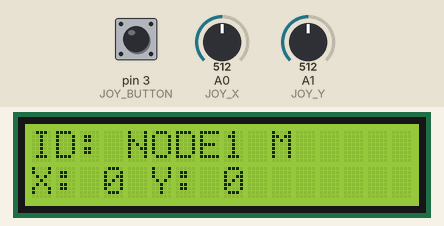
Simulated run of this sketch. Board: Arduino Uno, built with avr-gcc and run on an emulated ATmega328P. On the bench: 16×2 character LCD. The inputs (shaded band) are chosen by the test bench; at power-on: pin 3 (JOY_BUTTON) LOW, A0 (JOY_X) = 512, A1 (JOY_Y) = 512. No radio packets arrive unless stated; what the sketch prints to the serial monitor is not drawn.

Above: at 1.8 s.
1.9 s: pin 3 (JOY_BUTTON) pulled HIGH for 0.15 s
At 2.5 s:
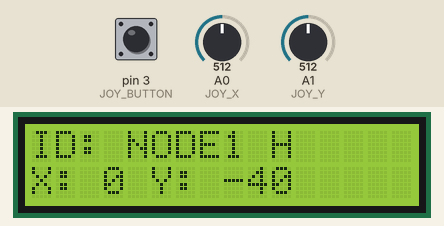
At 28.6 s:
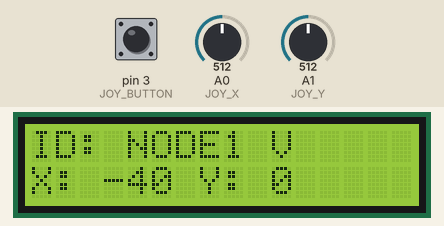
Timing chart, 0 to 30.1 s (numbered marks = the images above; inputs shaded):
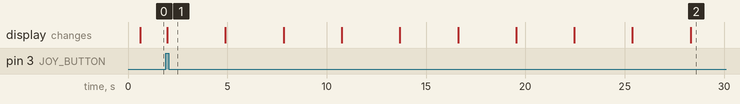

Measured:
- after the input at 1.9 s, the display: changes after 0.08 s (image 1)

The sketch:

TX.ino
```cpp
#include <SPI.h>
#include <nRF24L01.h>
#include <RF24.h>
#include <Wire.h>
#include <LiquidCrystal_I2C.h>

#define CE_PIN 9
#define CSN_PIN 10

#define JOY_X A0
#define JOY_Y A1
#define JOY_BUTTON 3  // кнопка джойстика, HIGH = нажатие

RF24 radio(CE_PIN, CSN_PIN);
const byte address[6] = "NODE1";  // Адрес устройства (трубопровод)

LiquidCrystal_I2C lcd(0x27, 16, 2); // I2C адрес и размеры LCD экрана (16x2)

struct JoyData {
  int8_t x;
    int8_t y;
      const char* mode;
      };

      int X_CENTER = 512;
      int Y_CENTER = 512;
      #define DEADZONE -1

      bool scanning = false; // флаг режима сканирования

      // Функция калибровки джойстика
      void calibrateJoystick() {
        long sumX = 0, sumY = 0;
          const int samples = 50;
            for (int i = 0; i < samples; i++) {
                sumX += analogRead(JOY_X);
                    sumY += analogRead(JOY_Y);
                        delay(10);
                          }
                            X_CENTER = sumX / samples;
                              Y_CENTER = sumY / samples;
                                Serial.print("Center X: ");
                                  Serial.print(X_CENTER);
                                    Serial.print(" Y: ");
                                      Serial.println(Y_CENTER);
                                      }

                                      // Маппинг данных джойстика с учетом мертвой зоны
                                      int8_t mapJoyCalibrated(int val, int center) {
                                        int deg;
                                          if (val < center)
                                              deg = map(val, 0, center, -40, 0);
                                                else
                                                    deg = map(val, center, 1023, 0, 40);

                                                      if (abs(deg) <= DEADZONE) deg = 0;

                                                        return constrain(deg, -40, 40);
                                                        }

                                                        // Отправка данных и вывод на LCD
                                                        void sendAndDisplay(int8_t x, int8_t y, const char* mode) {
                                                          JoyData data = {x, y, mode};
                                                            radio.stopListening();
                                                              radio.write(&data, sizeof(data));
                                                                radio.startListening();

                                                                  // Очищаем LCD и выводим данные
                                                                    lcd.clear();

                                                                        // Отображаем ID устройства и первую букву режима работы на первой строке
                                                                          lcd.setCursor(0, 0);
                                                                            lcd.print("ID: ");
                                                                              lcd.print((const char*)address);  // Преобразуем массив байтов в строку и выводим
                                                                                lcd.print(" ");
                                                                                  lcd.print(mode[0]);  // Первая буква режима работы

                                                                                      // Отображаем координаты на второй строке
                                                                                        lcd.setCursor(0, 1);
                                                                                          lcd.print("X: ");
                                                                                            lcd.print(x);
                                                                                              lcd.print(" Y: ");
                                                                                                lcd.print(y);

                                                                                                  Serial.print("Sent X: ");
                                                                                                    Serial.print(x);
                                                                                                      Serial.print(" | Sent Y: ");
                                                                                                        Serial.println(y);
                                                                                                        }

                                                                                                        // Функции для различных типов сканирования:
                                                                                                        void horizontalScan() {
                                                                                                          for (int y = -40; y <= 41; y += 10) {
                                                                                                              sendAndDisplay(0, y, "Horizontal Scan");
                                                                                                                  delay(2900);
                                                                                                                    }
                                                                                                                    }

                                                                                                                    void verticalScan() {
                                                                                                                      for (int x = -40; x <= 41; x += 10) {
                                                                                                                          sendAndDisplay(x, 0, "Vertical Scan");
                                                                                                                              delay(2900);
                                                                                                                                }
                                                                                                                                }

                                                                                                                                void diagonalScan1() {
                                                                                                                                  for (int a = -40; a <= 41; a += 10) {
                                                                                                                                      sendAndDisplay(a, a, "Diagonal Scan 1");
                                                                                                                                          delay(2900);
                                                                                                                                            }
                                                                                                                                            }

                                                                                                                                            void diagonalScan2() {
                                                                                                                                              for (int b = -40; b <= 41; b += 10) {
                                                                                                                                                  sendAndDisplay(b, -b, "Diagonal Scan 2");
                                                                                                                                                      delay(2900);
                                                                                                                                                        }
                                                                                                                                                        }

                                                                                                                                                        void resetPosition() {
                                                                                                                                                          sendAndDisplay(0, 0, "Reset Position");
                                                                                                                                                            delay(3000);
                                                                                                                                                            }

                                                                                                                                                            void scanRoutine() {
                                                                                                                                                              scanning = true;
                                                                                                                                                                horizontalScan();
                                                                                                                                                                  verticalScan();
                                                                                                                                                                    diagonalScan1();
                                                                                                                                                                      diagonalScan2();
                                                                                                                                                                        resetPosition();
                                                                                                                                                                          scanning = false;
                                                                                                                                                                          }

                                                                                                                                                                          void setup() {
                                                                                                                                                                            Serial.begin(9600);
                                                                                                                                                                              lcd.init();
                                                                                                                                                                                lcd.backlight();
                                                                                                                                                                                  lcd.clear();
                                                                                                                                                                                    lcd.setCursor(0, 0);
                                                                                                                                                                                      lcd.print("Transmitter Ready");

                                                                                                                                                                                        pinMode(JOY_BUTTON, INPUT); // кнопка джойстика для активации сканирования

                                                                                                                                                                                          if (!radio.begin()) {
                                                                                                                                                                                              Serial.println("NRF24 init failed!");
                                                                                                                                                                                                  while (1);
                                                                                                                                                                                                    }
                                                                                                                                                                                                      radio.setPALevel(RF24_PA_HIGH);
                                                                                                                                                                                                        radio.openWritingPipe(address);
                                                                                                                                                                                                          radio.stopListening();

                                                                                                                                                                                                            randomSeed(analogRead(0));

                                                                                                                                                                                                              calibrateJoystick(); // Калибровка джойстика
                                                                                                                                                                                                              }

                                                                                                                                                                                                              void loop() {
                                                                                                                                                                                                                // Проверка нажатия кнопки для запуска сканирования
                                                                                                                                                                                                                  if (digitalRead(JOY_BUTTON) == HIGH && !scanning) {
                                                                                                                                                                                                                      scanRoutine();
                                                                                                                                                                                                                        }

                                                                                                                                                                                                                          // Ручное управление джойстиком
                                                                                                                                                                                                                            if (!scanning) {
                                                                                                                                                                                                                                int rawX = analogRead(JOY_X);
                                                                                                                                                                                                                                    int rawY = analogRead(JOY_Y);

                                                                                                                                                                                                                                        int8_t x = mapJoyCalibrated(rawX, X_CENTER);
                                                                                                                                                                                                                                            int8_t y = mapJoyCalibrated(rawY, Y_CENTER);

                                                                                                                                                                                                                                                sendAndDisplay(x, y, "Manual mode");
                                                                                                                                                                                                                                                    delay(200); // обновление вручную
                                                                                                                                                                                                                                                      }
                                                                                                                                                                                                                                                      }
```
